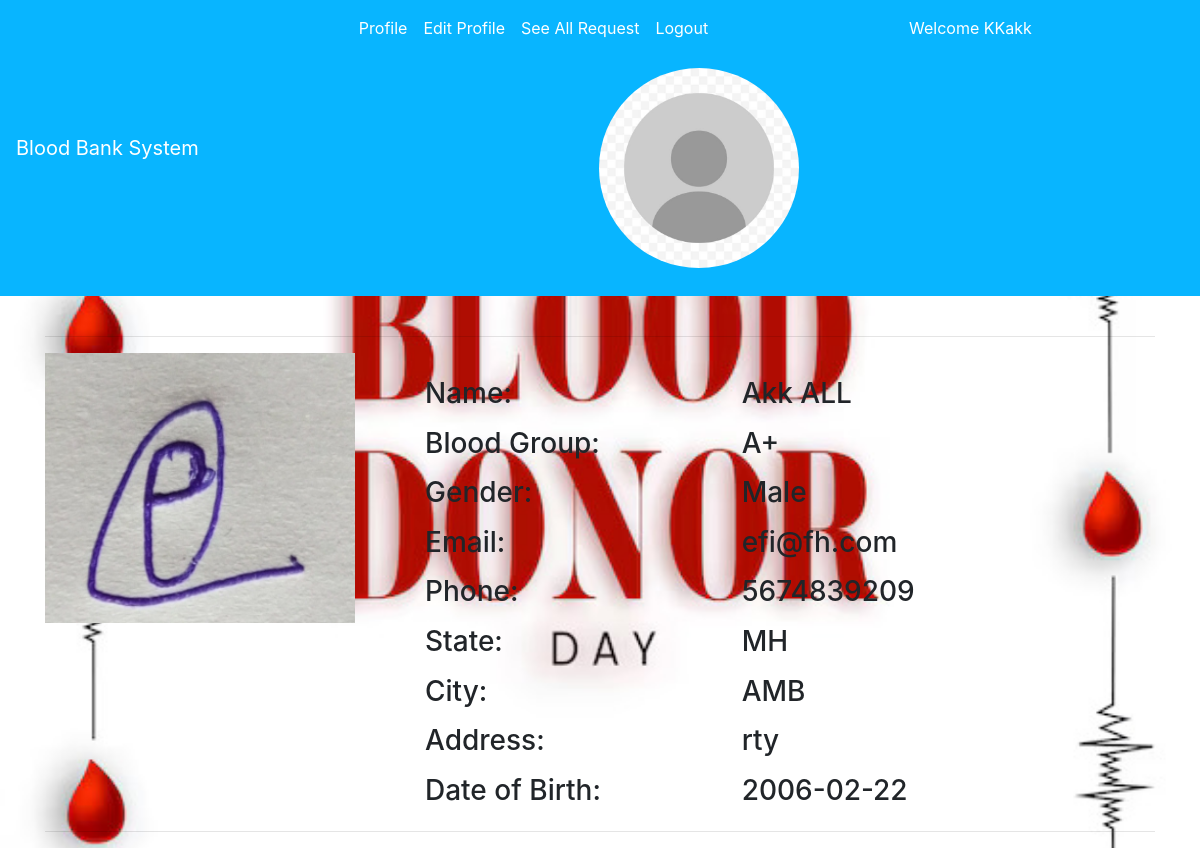
The page /donors_details/2/ (signed in) on the database its author committed.
### bloodbankapp/models.py (models this page shows, shortened)
class Donor(models.Model):
    donor = models.OneToOneField(User, on_delete=models.CASCADE, blank=True, null=True)
    date_of_birth = models.CharField(max_length=100)
    phone = models.CharField(max_length=10)
    city = models.CharField(max_length=100)
    state = models.CharField(max_length=100)
    address = models.TextField(max_length=500, default="")
    blood_group = models.ForeignKey(BloodGroup, on_delete=models.CASCADE)
    gender = models.CharField(max_length=10)
    image = models.ImageField(upload_to="")
    ready_to_donate = models.BooleanField(default=True)

class BloodGroup(models.Model):
    name = models.CharField(max_length=5)
    def __str__(self):
        return self.name

### bloodbankapp/views.py (the view)
# urls.py: path("donors_details/<int:myid>/", views.donors_details, name="donors_details"),
def donors_details(request, myid):
    details = Donor.objects.filter(id=myid)[0]
    return render(request, "donors_details.html", {'details': details})

### bloodbankapp/templates/donors_details.html (shortened to what this page needs)
{% extends 'base.html' %}
{% block body %}
<div class="container">
    <hr>
    <div class="row">
        <div class="col-md-4">
            <div class="profile-img">
                <img src="{{details.image.url}}" alt="" width="310px" height="270px">
            </div>
        </div>
        <div class="col-md-8">
            <div class="profile-tab">
                <div class="tab-pane">
                    <br>
                    <div class="row">
                        <div class="col-md-5">
                            <h3>Name:</h3>
                        </div>
                        <div class="col-md-6">
                            <h3>{{details.donor.get_full_name}}</h3>
                        </div>
                    </div>
                    <div class="row mt-2">
                        <div class="col-md-5">
                            <h3>Blood Group:</h3>
                        </div>
                        <div class="col-md-6">
                            <h3>{{details.blood_group}}</h3>
                        </div>
                    </div>
                    <div class="row mt-2">
                        <div class="col-md-5">
                            <h3>Gender:</h3>
                        </div>
                        <div class="col-md-6">
                            <h3>{{details.gender}}</h3>
                        </div>
                    </div>
                    <div class="row mt-2">
                        <div class="col-md-5">
                            <h3>Email:</h3>
                        </div>
                        <div class="col-md-6">
                            <h3>{{details.donor.email}}</h3>
                        </div>
                    </div>
                    <div class="row mt-2">
                        <div class="col-md-5">
                            <h3>Phone:</h3>
                        </div>
                        <div class="col-md-6">
                            <h3>{{details.phone}}</h3>
                        </div>
                    </div>
                    <div class="row mt-2">
                        <div class="col-md-5">
                            <h3>State:</h3>
                        </div>
                        <div class="col-md-6">
                            <h3>{{details.state}}</h3>
                        </div>
                    </div>
                    <div class="row mt-2">
                        <div class="col-md-5">
                            <h3>City:</h3>
                        </div>
                        <div class="col-md-6">
                            <h3>{{details.city}}</h3>
                        </div>
                    </div>
                    <div class="row mt-2">
                        <div class="col-md-5">
                            <h3>Address:</h3>
                        </div>
                        <div class="col-md-6">
                            <h3>{{details.address}}</h3>
                        </div>
                    </div>
                    <div class="row mt-2">
                        <div class="col-md-5">
                            <h3>Date of Birth:</h3>
                        </div>
                        <div class="col-md-6">
                            <h3>{{details.date_of_birth}}</h3>
                        </div>
                    </div>
                </div>
            </div>
        </div>
    </div>
    <hr>
</div>
{% endblock %}

### bloodbankapp/templates/base.html (shortened to what this page needs)
<!doctype html>
<html lang="en">
<head>
    {% load static %}
    <link rel="stylesheet" href="https://stackpath.bootstrapcdn.com/bootstrap/4.5.0/css/bootstrap.min.css"
>
</head>
<body>
    <nav class="navbar navbar-expand-lg navbar-dark sticky-top">
        <a class="navbar-brand" href="/">Blood Bank System</a>
        <div class="collapse navbar-collapse" id="navbarNavAltMarkup">
            <div class="container w-75">
                <div class="navbar-nav">
                    {% if request.user.is_authenticated %}
                    <a class="nav-item nav-link active" href="/profile/">Profile</a>
                    <a class="nav-item nav-link active" href="/edit_profile/">Edit Profile</a>
                    <a class="nav-item nav-link active" href="/see_all_request/">See All Request</a>
                    <a class="nav-item nav-link active" href="/logout/">Logout</a>
                    {% endif %}
                </div>
                {% if request.user.is_authenticated %}
                <a href="#" class="nav-item nav-link active" style="color: white;">Welcome {{ request.user }}</a>
                <div class="profile-pic-container">
                    <img src="{% if request.user.profile.profile_picture %}{{ request.user.profile.profile_picture.url }}{% else %}{% static 'profile-img.jpg' %}{% endif %}" alt="Profile Picture">
                </div>
                {% endif %}
            </div>
        </div>
    </nav><br>
    {% block body %}
    {% endblock %}
</body>
</html>

### rows shown on the page
Donor: image (picture), donor.get_full_name "Akk ALL", blood_group "A+", gender "Male", donor.email "efi@fh.com", phone "5674839209", state "MH", city "AMB", address "rty", date_of_birth "2006-02-22"

### other values the page prints
{{ request.user }} "KKakk"
